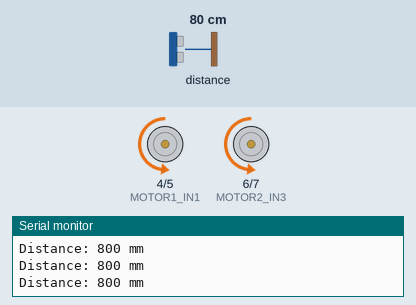
A sketch run on a simulated ESP32-S3. Shown: motor-driver pin pairs drawn as motors (green arrow = first pin HIGH = forward, orange = second pin HIGH = backward, longer = more drive, scaled by the enable pin), the last lines printed to the serial monitor. The inputs (shaded band) are chosen by the test bench; at power-on: distance to the obstacle 80 cm.

Above: at 1.2 s.
1.3 s: distance to the obstacle set to 23 cm
2.8 s: distance to the obstacle set to 18 cm
At 4.5 s:
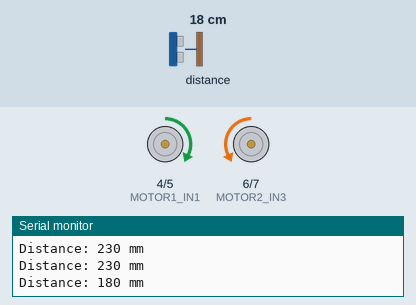
5.8 s: distance to the obstacle set to 35 cm
7.8 s: distance to the obstacle set to 2 cm
At 8.4 s:
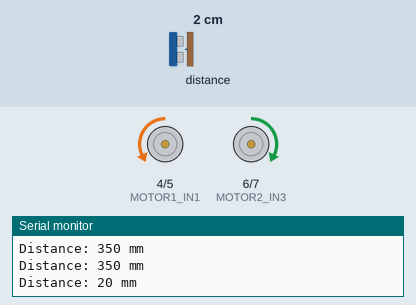
Timing chart, 0 to 11.8 s (numbered marks = the images above; inputs shaded):
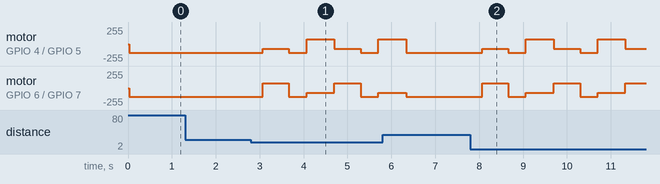

The sketch:

movement_infrared_test.ino
```cpp
#include <Wire.h>
#include <VL53L0X.h>

// pin defines
#define SDA_PIN_1 8
#define SCL_PIN_1 9
#define MOTOR1_IN1 4
#define MOTOR1_IN2 5
#define MOTOR1_PWM 15
#define MOTOR2_IN3 6
#define MOTOR2_IN4 7
#define MOTOR2_PWM 16

VL53L0X sensor;

void setup() {
  // pin setup and serial begin
  Serial.begin(115200);

  Wire.begin(SDA_PIN_1, SCL_PIN_1);  // Initialize I2C for first infrared sensor

  if (!sensor.init()) {
    Serial.println("Failed to detect VL53L0X!");
    while (1) {}  // Halt if sensor not found
  }

  sensor.setTimeout(500);  // Set timeout to 500ms - time the sensor waits for input until it tmes out
  sensor.startContinuous();  // Start continuous mode
  Serial.println("VL53L0X Ready!");

  pinMode(MOTOR1_IN1,OUTPUT);
  pinMode(MOTOR1_IN2,OUTPUT);
  pinMode(MOTOR1_PWM,OUTPUT);
  pinMode(MOTOR2_IN3,OUTPUT);
  pinMode(MOTOR2_IN4,OUTPUT);
  pinMode(MOTOR2_PWM,OUTPUT);
}

void loop() {
  int powFwd = 130;
  int powTurn = 70;
  // dir : 1 = forward, 2 = backward, 3 = turn left, 4 = turn right

  uint16_t distance;

  distance = sensor.readRangeContinuousMillimeters();
  Serial.print("Distance: ");
  Serial.print(distance);
  Serial.println(" mm");

  if (distance > 200) {
    driveForward(powFwd);
    delay(400);
  }
  else {
    turnLeft(powTurn);
    delay(600);

    driveForward(powFwd);
    delay(400);

    turnRight(powTurn);
    delay(600);
  }
}

void driveForward(int pow) {
  moveMotor(1, 1, pow);
  moveMotor(2, 1, pow);
}
void driveBackward(int pow) {
  moveMotor(1, 0, pow);
  moveMotor(2, 0, pow);
}
void turnLeft(int pow) {
  moveMotor(1, 1, pow);
  moveMotor(2, 0, pow);
}
void turnRight(int pow) {
  moveMotor(1, 0, pow);
  moveMotor(2, 1, pow);
}
void stopMotors(void) {
  moveMotor(1, 1, 0);
  moveMotor(2, 1, 0);
}


void moveMotor(int motorNumber, int direction, int pwmPow) {
  // direction == 1 - forward
  // direction == 0 -backward

  if (motorNumber == 1) {
    if (direction == 1) {
      digitalWrite(MOTOR1_IN1, LOW);
      digitalWrite(MOTOR1_IN2, HIGH);
    }
    else {
      digitalWrite(MOTOR1_IN1, HIGH);
      digitalWrite(MOTOR1_IN2, LOW);
    }
    analogWrite(MOTOR1_PWM, pwmPow);
  }
  else if (motorNumber == 2) {
    if (direction == 1) {
      digitalWrite(MOTOR2_IN3, LOW);
      digitalWrite(MOTOR2_IN4, HIGH);
    }
    else {
      digitalWrite(MOTOR2_IN3, HIGH);
      digitalWrite(MOTOR2_IN4, LOW);
    }
    analogWrite(MOTOR2_PWM, pwmPow);
  }
  else{
    Serial.print("Error: motor nonexistent - pausing execution");
    while(1) {
      ;
    }
  }
}
```

Measured:
- the behaviour switches between 21 and 20 cm on distance to the obstacle (found by bisection; images 0 and 1)
